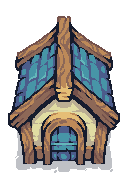
#> input picture assets/Buildings/Blue Buildings/House1.png, 128 x 192 px
$ python test_advanced_coloring.py
#> lines starting #> are read from the running program, lines starting #| are printed output that depends on the picture; after the words box and inside, x2 and y2 are one past the last pixel; in counts of white or black regions, pixels touching at a corner belong together
### advanced_color_assets.py
#!/usr/bin/env python3
"""
Script avancé pour créer de nouvelles variantes colorées des assets de Tower Rush.
Utilise une approche plus sophistiquée qui ne colorie que certaines parties des images.
"""

import os
import sys
import numpy as np
from PIL import Image, ImageEnhance
import argparse

def rgb_to_hsv(r, g, b):
    """Convertit RGB en HSV."""
    r, g, b = r/255.0, g/255.0, b/255.0
    mx = max(r, g, b)
    mn = min(r, g, b)
    diff = mx - mn

    if mx == mn:
        h = 0
    elif mx == r:
        h = (60 * ((g - b) / diff) + 360) % 360
    elif mx == g:
        h = (60 * ((b - r) / diff) + 120) % 360
    elif mx == b:
        h = (60 * ((r - g) / diff) + 240) % 360

    if mx == 0:
        s = 0
    else:
        s = (diff / mx) * 100

    v = mx * 100
    return h, s, v

def hsv_to_rgb(h, s, v):
    """Convertit HSV en RGB."""
    h = h % 360
    s = s / 100.0
    v = v / 100.0

    c = v * s
    x = c * (1 - abs((h / 60) % 2 - 1))
    m = v - c

    if 0 <= h < 60:
        r, g, b = c, x, 0
    elif 60 <= h < 120:
        r, g, b = x, c, 0
    elif 120 <= h < 180:
        r, g, b = 0, c, x
    elif 180 <= h < 240:
        r, g, b = 0, x, c
    elif 240 <= h < 300:
        r, g, b = x, 0, c
    elif 300 <= h < 360:
        r, g, b = c, 0, x

    r = int((r + m) * 255)
    g = int((g + m) * 255)
    b = int((b + m) * 255)

    return r, g, b

def is_colored_pixel(r, g, b, tolerance=30):
    """
    Détermine si un pixel est suffisamment coloré pour être recolorié.
    Évite de recolorer les pixels gris/neutres (pierre, métal, etc.)
    """
    if r == 0 and g == 0 and b == 0:  # Noir
        return False

    # Calculer la saturation
    mx = max(r, g, b)
    mn = min(r, g, b)

    if mx == 0:
        return False

    saturation = ((mx - mn) / mx) * 100

    # Seulement recolorer les pixels avec suffisamment de saturation
    return saturation > tolerance

def is_blue_dominant(r, g, b, tolerance=20):
    """Vérifie si un pixel a une dominante bleue (pour les assets bleus)."""
    return b > r + tolerance and b > g + tolerance

def is_red_dominant(r, g, b, tolerance=20):
    """Vérifie si un pixel a une dominante rouge (pour les assets rouges)."""
    return r > g + tolerance and r > b + tolerance

def selective_recolor(image_path, output_path, target_hue, intensity=0.8, preserve_shadows=True):
    """
    Recolorie sélectivement une image en préservant les détails naturels.

    Args:
        image_path: Chemin vers l'image source
        output_path: Chemin de sortie
        target_hue: Teinte cible (0-360)
        intensity: Intensité de la recoloration (0.0-1.0)
        preserve_shadows: Préserver les ombres et détails sombres
    """
    try:
        # Ouvrir l'image
        image = Image.open(image_path)
        if image.mode != 'RGBA':
            image = image.convert('RGBA')

        # Convertir en array numpy pour manipulation
        data = np.array(image)

        # Traiter chaque pixel
        for y in range(data.shape[0]):
            for x in range(data.shape[1]):
                r, g, b, a = data[y, x]

                # Ignorer les pixels transparents
                if a == 0:
                    continue

                # Calculer la luminosité
                brightness = (r + g + b) / 3

                # Préserver les pixels très sombres (ombres, contours)
                if preserve_shadows and brightness < 60:
                    continue

                # Préserver les pixels très clairs (reflets)
                if brightness > 220:
                    continue

                # Seulement recolorer les pixels avec couleur dominante
                if is_colored_pixel(r, g, b, tolerance=25):
                    # Convertir en HSV
                    h, s, v = rgb_to_hsv(r, g, b)

                    # Seulement si le pixel a une saturation significative
                    if s > 20:
                        # Changer la teinte vers la cible
                        new_hue = target_hue

                        # Ajuster l'intensité de la recoloration
                        h = h + (new_hue - h) * intensity

                        # Légèrement réduire la saturation pour un look plus naturel
                        s = min(s * 0.9, 100)

                        # Convertir de retour en RGB
                        new_r, new_g, new_b = hsv_to_rgb(h, s, v)

                        # Appliquer la nouvelle couleur
                        data[y, x] = [new_r, new_g, new_b, a]

        # Créer la nouvelle image
        new_image = Image.fromarray(data, 'RGBA')

        # Créer le dossier de sortie
        os.makedirs(os.path.dirname(output_path), exist_ok=True)

        # Sauvegarder
        new_image.save(output_path, 'PNG')
        print(f"✓ Créé: {output_path}")

    except Exception as e:
        print(f"✗ Erreur: {e}")

# [43 lines left out: functions create_advanced_green_assets, create_neutral_stone_assets, not called in this run]

def create_stone_variant(image_path, output_path):
    """Crée une variante pierre/gris d'une image."""
    try:
        image = Image.open(image_path)
        if image.mode != 'RGBA':
            image = image.convert('RGBA')

        data = np.array(image)

        for y in range(data.shape[0]):
            for x in range(data.shape[1]):
                r, g, b, a = data[y, x]

                if a == 0:
                    continue

                # Convertir vers des tons de gris/brun pour effet pierre
                if is_colored_pixel(r, g, b, tolerance=20):
                    # Calculer une moyenne pondérée pour garder les détails
                    gray = int(0.3 * r + 0.4 * g + 0.3 * b)

                    # Ajouter une légère teinte brune
                    stone_r = min(255, int(gray * 1.1))
                    stone_g = min(255, int(gray * 0.95))
                    stone_b = min(255, int(gray * 0.8))

                    data[y, x] = [stone_r, stone_g, stone_b, a]

        new_image = Image.fromarray(data, 'RGBA')
        os.makedirs(os.path.dirname(output_path), exist_ok=True)
        new_image.save(output_path, 'PNG')
        print(f"✓ Créé: {output_path}")

    except Exception as e:
        print(f"✗ Erreur: {e}")

# [34 lines left out: function main, not called in this run]

# [2 lines that do not run on import are left out]

### test_advanced_coloring.py
#!/usr/bin/env python3
"""
Script de test pour comparer les différentes méthodes de coloration.
"""

import os
from advanced_color_assets import selective_recolor, create_stone_variant

def test_different_methods():
    """Teste différentes approches de coloration sur un asset."""
    source = "assets/Buildings/Blue Buildings/House1.png"

    if not os.path.exists(source):
        print("Fichier source non trouvé pour le test")
        return

    print("Test de différentes méthodes de coloration...")

    # Test 1: Coloration sélective verte
    selective_recolor(source, "test_outputs/house1_selective_green.png", 120, intensity=0.6)
#> in selective_recolor, image is the input picture: PIL image 128x192 P; mean R, G, B, A 90.6, 102.6, 105, 127.5
#> after the loop in selective_recolor, `for y in range(data.shape[0]):`:
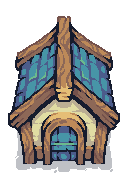
#> data: shape (192, 128, 4); 0.45% of pixels changed, all inside (x1, y1, x2, y2) = (29, 57, 88, 145); transparent parts drawn white
#> after the loop in selective_recolor, `for y in range(data.shape[0]):`: new_b = 140; new_g = 186; new_hue = 120; new_r = 107

    # Test 2: Coloration sélective orange
    selective_recolor(source, "test_outputs/house1_selective_orange.png", 30, intensity=0.7)
#> call 2 of selective_recolor, with output_path = 'test_outputs/house1_selective_orange.png', target_hue = 30, intensity = 0.7, preserve_shadows = True
#> the loop in selective_recolor (call 2), `for y in range(data.shape[0]):` made 192 passes
#> after the loop in selective_recolor (call 2), `for y in range(data.shape[0]):`:
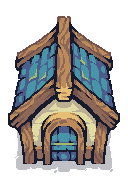
#> data: shape (192, 128, 4); 0.45% of pixels changed, all inside (x1, y1, x2, y2) = (29, 57, 88, 145); transparent parts drawn white
#> after the loop in selective_recolor (call 2), `for y in range(data.shape[0]):`: new_g = 186; new_hue = 30; new_r = 165

    # Test 3: Effet pierre
    create_stone_variant(source, "test_outputs/house1_stone.png")
#> after the loop in create_stone_variant, `for y in range(data.shape[0]):`:
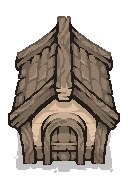
#> data: shape (192, 128, 4); mean R, G, B, A 93.9, 99.6, 95.5, 127.5; transparent parts drawn white

    # Test 4: Coloration sélective rouge foncé
    selective_recolor(source, "test_outputs/house1_selective_darkred.png", 0, intensity=0.8)

    print("Tests terminés. Vérifiez le dossier test_outputs/")

if __name__ == "__main__":
    test_different_methods()

$ run again, with assets/Buildings/Blue Buildings/House2.png copied over assets/Buildings/Blue Buildings/House1.png
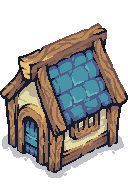
#> input picture assets/Buildings/Blue Buildings/House2.png, 128 x 192 px
#> in selective_recolor, image is the input picture: PIL image 128x192 P; mean R, G, B, A 92.8, 103, 104.3, 133.1
#> after the loop in selective_recolor, `for y in range(data.shape[0]):`: new_b = 140; new_g = 186; new_hue = 120; new_r = 107
#> after the loop in selective_recolor (call 2), `for y in range(data.shape[0]):`:
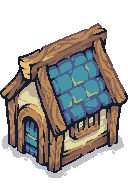
#> data: shape (192, 128, 4); 0.53% of pixels changed, all inside (x1, y1, x2, y2) = (28, 65, 98, 140); transparent parts drawn white
#> after the loop in selective_recolor (call 2), `for y in range(data.shape[0]):`: new_g = 186; new_hue = 30; new_r = 165
#> after the loop in selective_recolor (call 3), `for y in range(data.shape[0]):`:
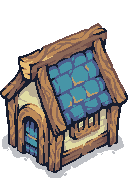
#> data: shape (192, 128, 4); 0.53% of pixels changed, all inside (x1, y1, x2, y2) = (28, 65, 98, 140); transparent parts drawn white

$ run again, with assets/Buildings/Blue Buildings/Tower.png copied over assets/Buildings/Blue Buildings/House1.png
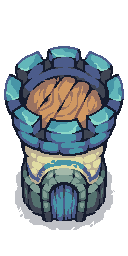
#> input picture assets/Buildings/Blue Buildings/Tower.png, 128 x 256 px
#> in selective_recolor, image is the input picture: PIL image 128x256 P; mean R, G, B, A 83.4, 105.7, 113.2, 124.8
#> after the loop in create_stone_variant, `for y in range(data.shape[0]):`:
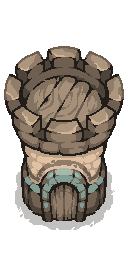
#> data: shape (256, 128, 4); mean R, G, B, A 94.5, 101.6, 97.7, 124.8; transparent parts drawn white
#> after the loop in selective_recolor (call 3), `for y in range(data.shape[0]):`:
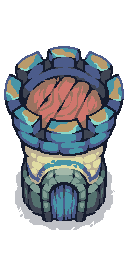
#> data: shape (256, 128, 4); 7.02% of pixels changed, all inside (x1, y1, x2, y2) = (6, 49, 121, 132); transparent parts drawn white
